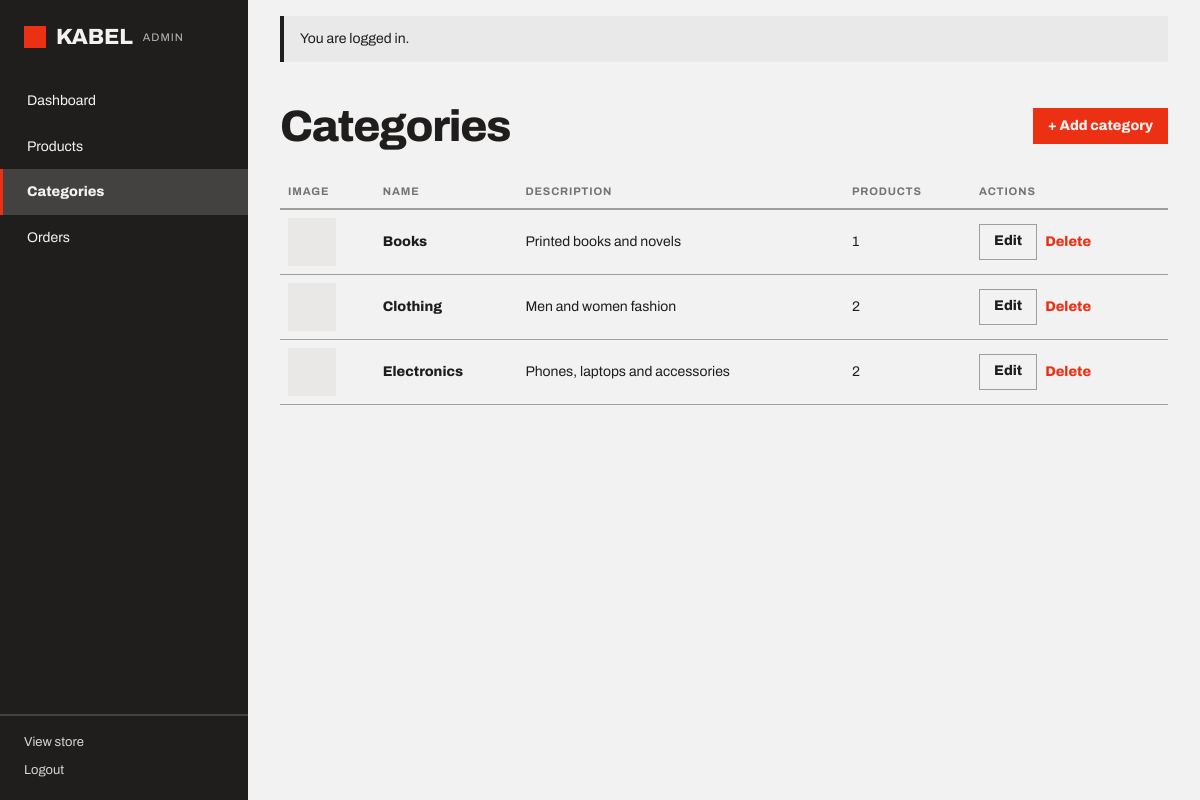
The app's page /admin/categories (signed in) with its own data.
### tables this page shows
CREATE TABLE categories (
  id           INT UNSIGNED AUTO_INCREMENT PRIMARY KEY,
  name         VARCHAR(100) NOT NULL UNIQUE,
  description  TEXT NULL,
  image        VARCHAR(255) NULL,                   
  created_at   TIMESTAMP NOT NULL DEFAULT CURRENT_TIMESTAMP,
  updated_at   TIMESTAMP NOT NULL DEFAULT CURRENT_TIMESTAMP ON UPDATE CURRENT_TIMESTAMP
);

### routes.php (called while the page is built)
<?php
return [
    'GET /' => 'HomeController@index',
    'GET /products' => 'ProductController@index',
    'GET /products/{id}' => 'ProductController@show',
    'GET /register' => 'AuthController@showRegister',
    'POST /register' => 'AuthController@register',
    'GET /login' => 'AuthController@showLogin',
    'POST /login' => 'AuthController@login',
    'POST /logout' => 'AuthController@logout',
    'GET /profile' => 'ProfileController@show',
    'GET /cart' => 'CartController@index',
    'POST /cart/add' => 'CartController@add',
    'POST /cart/update' => 'CartController@update',
    'POST /cart/remove' => 'CartController@remove',
    'GET /checkout' => 'OrderController@checkout',
    'POST /checkout' => 'OrderController@place',
    'GET /orders/{id}' => 'OrderController@show',
    'GET /admin' => 'AdminController@dashboard',
    'GET /admin/orders' => 'AdminController@orders',
    'GET /admin/orders/{id}' => 'AdminController@orderDetail',
    'POST /admin/orders/{id}/update' => 'AdminController@updateOrder',
    'GET /admin/products' => 'AdminProductController@index',
    'GET /admin/products/create' => 'AdminProductController@create',
    'POST /admin/products/store' => 'AdminProductController@store',
    'GET /admin/products/{id}/edit' => 'AdminProductController@edit',
    'POST /admin/products/{id}/update' => 'AdminProductController@update',
    'POST /admin/products/{id}/delete' => 'AdminProductController@delete',
    'GET /admin/categories' => 'AdminCategoryController@index',
    'GET /admin/categories/create' => 'AdminCategoryController@create',
    'POST /admin/categories/store' => 'AdminCategoryController@store',
    'GET /admin/categories/{id}/edit' => 'AdminCategoryController@edit',
    'POST /admin/categories/{id}/update' => 'AdminCategoryController@update',
    'POST /admin/categories/{id}/delete' => 'AdminCategoryController@delete',
];

### app/helpers.php (called while the page is built, shortened)
<?php
function e(?string $value): string
{
    return htmlspecialchars((string) $value, ENT_QUOTES, 'UTF-8');
}
function url(string $path = '/'): string
{
    return (defined('BASE_URL') ? BASE_URL : '') . $path;
}
function render(string $view, array $data = []): void
{
    extract($data);
    require __DIR__ . '/Views/' . $view . '.php';
}

### app/Controllers/AdminCategoryController.php (called while the page is built, shortened)
<?php
class AdminCategoryController
{
    public function index(): void
    {
        render('admin/categories', [
            'title'      => 'Categories — KABEL Admin',
            'css'        => 'admin-categories',
            'active'     => 'categories',
            'categories' => (new Category())->all(),
        ]);
    }
}

### app/Models/Category.php (called while the page is built, shortened)
<?php
class Category
{
    public function all(): array
    {
        global $db;
        $stmt = $db->prepare(
            'SELECT c.*, (SELECT COUNT(*) FROM products p WHERE p.category_id = c.id) AS product_count
             FROM categories c ORDER BY c.name'
        );
        $stmt->execute();
        return $stmt->fetchAll();
    }
}

### app/Views/admin/categories.php (the view, shortened to what this page needs)
<main>
    <header>
        <h1>Categories</h1>
        <a class="btn btn-primary" href="<?= url('/admin/categories/create') ?>">+ Add category</a>
    </header>
    <?php if ($categories): ?>
    <table class="table">
        <thead>
            <tr>
                <th scope="col">Image</th>
                <th scope="col">Name</th>
                <th scope="col">Description</th>
                <th scope="col">Products</th>
                <th scope="col">Actions</th>
            </tr>
        </thead>
        <tbody>
            <?php foreach ($categories as $category): $img = upload_url($category['image']); ?>
            <tr>
                <td>
                    <figure class="placeholder thumb"><?php if ($img): ?><img src="<?= e($img) ?>"
                            alt=""><?php endif; ?></figure>
                </td>
                <td><strong><?= e($category['name']) ?></strong></td>
                <td><?= e($category['description'] ?? '') ?></td>
                <td><?= (int) $category['product_count'] ?></td>
                <td class="actions">
                    <a class="btn btn-secondary"
                        href="<?= url('/admin/categories/' . $category['id'] . '/edit') ?>">Edit</a>
                    <form action="<?= url('/admin/categories/' . $category['id'] . '/delete') ?>" method="post"
                        onsubmit="return confirm('Delete this category? Its products will stay but lose their category.')">
                        <button class="btn btn-ghost" type="submit">Delete</button>
                    </form>
                </td>
            </tr>
            <?php endforeach; ?>
        </tbody>
    </table>
    <?php else: ?>
    <p class="text-muted">No categories yet.</p>
    <?php endif; ?>
</main>

### public/index.php (shortened to what this page needs)
<?php
$uri = parse_url($_SERVER['REQUEST_URI'], PHP_URL_PATH) ?: '/';
$script = rtrim(str_replace('\\', '/', dirname($_SERVER['SCRIPT_NAME'])), '/');
$root = preg_replace('#/public$#', '', $script);
$base = ($uri === $script || str_starts_with($uri, $script . '/')) ? $script : $root;
$path = '/' . trim(rawurldecode(substr($uri, strlen($base))), '/');
$method = $_SERVER['REQUEST_METHOD'];
foreach (require __DIR__ . '/../routes.php' as $route => $handler) {
    [$routeMethod, $routePath] = explode(' ', $route);
    $regex = '#^' . preg_replace('#\{\w+\}#', '([^/]+)', $routePath) . '$#';
    if ($routeMethod !== $method || !preg_match($regex, $path, $matches)) {
        continue;
    }
    [$controller, $action] = explode('@', $handler);
    (new $controller())->$action(...array_slice($matches, 1));
    exit;
}

### public/assets/css/main.css (style rules this page uses)
:root { --color-bg: #f3f2f2; --color-surface: #eae9e9; --color-text: #201e1d; --color-accent: #ec3013; --color-divider: color-mix(in srgb, #201e1d 40%, transparent); --color-white: #ffffff; --color-neutral-100: #f8f4f4; --color-neutral-200: #eae7e7; --color-neutral-300: #d7d3d3; --color-neutral-400: #bab6b6; --color-neutral-500: #9b9797; --color-neutral-600: #7d7979; --color-neutral-700: #605d5d; --color-neutral-800: #444141; --color-neutral-900: #2d2b2b; --color-accent-100: #fff2ef; --color-accent-200: #ffe0d9; --color-accent-300: #ffc4b8; --color-accent-400: #ff9783; --color-accent-500: #ff563c; --color-accent-600: #dd2b0f; --color-accent-700: #ae1800; --color-accent-800: #7c1405; --color-accent-900: #4d170e; --color-muted: var(--color-neutral-700); --color-placeholder: var(--color-neutral-600); --color-success: var(--color-text); --color-warning: var(--color-accent-700); --color-danger: var(--color-accent-700); --color-overlay: color-mix(in srgb, var(--color-neutral-900) 50%, transparent); --font-heading: "Archivo", system-ui, sans-serif; --font-body: "Archivo", system-ui, sans-serif; --font-mono: ui-monospace, Menlo, monospace; --font-heading-weight: 800; --text-xs: 11px; --text-sm: 13px; --text-base: 15px; --text-lg: 18px; --text-xl: 24px; --text-2xl: 32px; --text-3xl: 44px; --text-4xl: 56px; --text-display: 96px; --space-1: 4px; --space-2: 8px; --space-3: 12px; --space-4: 16px; --space-5: 20px; --space-6: 24px; --space-8: 32px; --space-10: 40px; --space-12: 48px; --space-16: 64px; --radius-sm: 0px; --radius-md: 0px; --radius-lg: 0px; --rule-thin: 1px solid var(--color-divider); --rule-strong: 2px solid var(--color-divider); --rule-ink: 2px solid var(--color-text); --shadow-sm: 0 1px 2px color-mix(in srgb, #2d2b2b 14%, transparent); --shadow-md: 0 3px 10px color-mix(in srgb, #2d2b2b 16%, transparent); --shadow-lg: 0 12px 32px color-mix(in srgb, #2d2b2b 22%, transparent); --container: 1440px; --gutter: 48px; --gutter-mobile: 20px; --grid-gap: 24px; --sidebar-admin: 248px; --sidebar-account: 280px; --pad-x: max(var(--gutter), calc((100vw - var(--container)) / 2 + var(--gutter))); --control-h-sm: 36px; --control-h: 44px; --control-h-lg: 52px; --tap-min: 44px; --transition: 120ms ease; }
*, *::before, *::after { box-sizing: border-box; }
html { -webkit-text-size-adjust: 100%; }
body { margin: 0; background: var(--color-bg); color: var(--color-text); font-family: var(--font-body); font-size: var(--text-base); line-height: 1.55; -webkit-font-smoothing: antialiased; }
h1, h2, h3, h4, h5, h6 { font-family: var(--font-heading); font-weight: var(--font-heading-weight); line-height: 1.12; letter-spacing: -0.015em; margin: 0 0 var(--space-2); text-wrap: balance; }
h1 { font-size: 42px; }
b, strong { font-weight: 800; }
a { color: var(--color-accent); text-underline-offset: 3px; transition: color var(--transition); }
figure { margin: 0; }
button, input, select, textarea { font: inherit; color: inherit; }
button { cursor: pointer; }
table { border-collapse: collapse; }
main { display: block; }
.placeholder { display: flex; align-items: flex-end; position: relative; padding: var(--space-3); background: var(--color-neutral-200); color: var(--color-neutral-600); font: 600 10px/1.3 var(--font-mono); letter-spacing: 0.06em; text-transform: uppercase; }
.btn { display: inline-flex; align-items: center; justify-content: flex-start; gap: 6px; min-height: var(--control-h-sm); padding: var(--space-2) 14px; font-family: var(--font-heading); font-weight: 800; font-size: 14px; line-height: 1.2; color: var(--color-text); text-decoration: none; background: transparent; border: 1px solid transparent; border-radius: var(--radius-md); transition: background var(--transition), color var(--transition); }
.btn-primary { background: var(--color-accent); color: var(--color-bg); }
.btn-secondary { border-color: var(--color-divider); }
.btn-ghost { color: var(--color-accent); padding-inline: var(--space-1); }
.table { width: 100%; font-size: 14px; }
.table th { text-align: left; font-size: var(--text-xs); letter-spacing: 0.08em; text-transform: uppercase; color: color-mix(in srgb, var(--color-text) 60%, transparent); padding: var(--space-2); border-bottom: var(--rule-strong); }
.table td { padding: var(--space-2); border-bottom: var(--rule-thin); }
.thumb { width: 48px; height: 48px; padding: 0; flex: none; }

### public/assets/css/pages/admin-categories.css (style rules this page uses)
.table td { vertical-align: middle; }

### records on screen
categories: name "Books", description "Printed books and novels", product_count "1"
categories: name "Clothing", description "Men and women fashion", product_count "2"
categories: name "Electronics", description "Phones, laptops and accessories", product_count "2"

### other values on screen
$label "Dashboard"
$label "Products"
$label "Categories"
$label "Orders"
$message['message'] "You are logged in."
